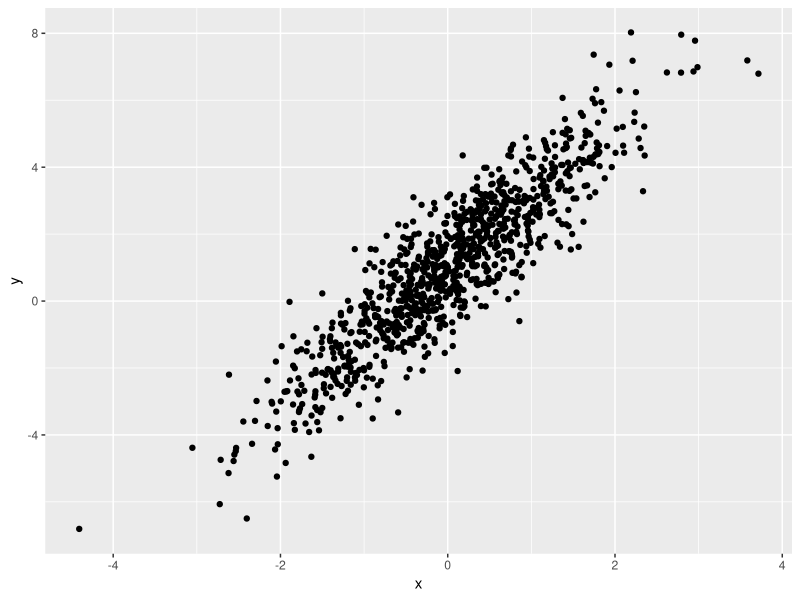

The R script that drew this image:
## ---- chunk 1
library(tidyverse)
## ---- chunk 2
samp = rnorm(100)
length(samp)
## ---- chunk 3
plot_df = 
  tibble(
    x = rnorm(n = 1000),
    y = 1 + 2 * x + rnorm(n = 1000)
  )
ggplot(plot_df, aes(x = x, y = y)) + geom_point()
## ---- chunk 4
library(tidyverse)

la_df =
  tibble(
    norm = rnorm(n = 500, mean = 1),
    logical = norm > 0,
    abs_norm = abs(norm)
  )


median_norm = median(pull(la_df, norm))
